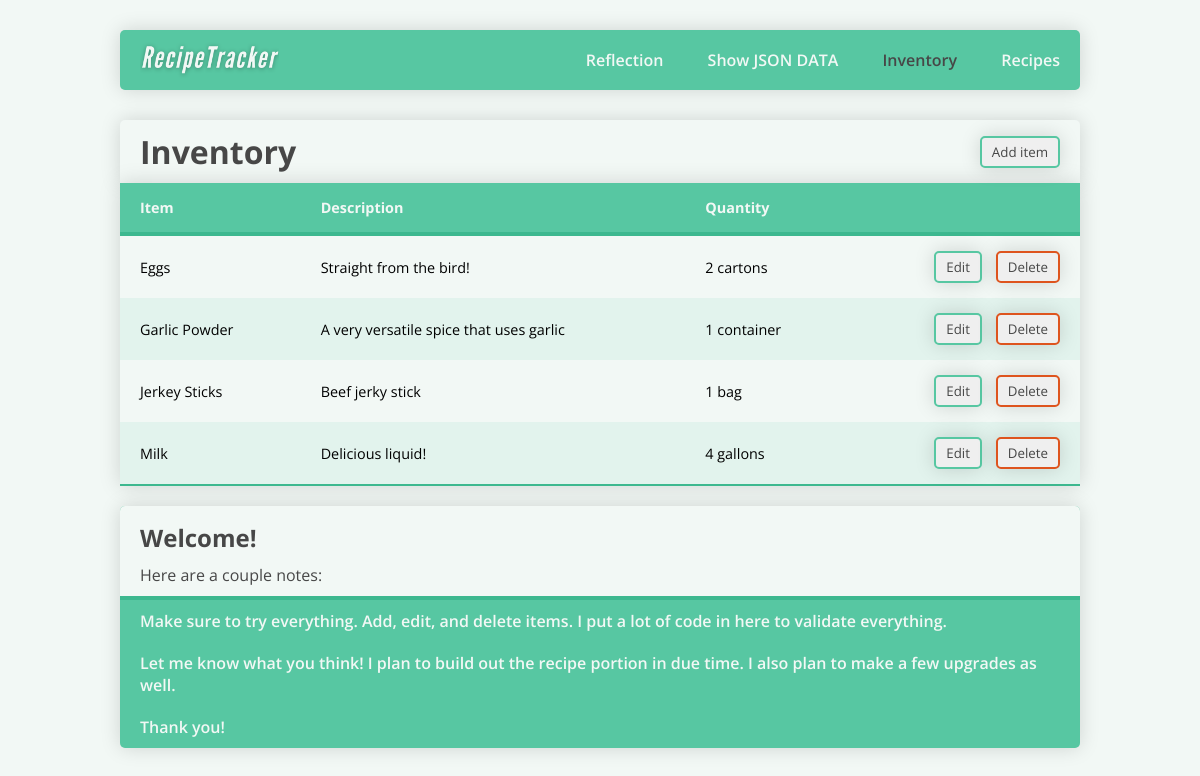
The page /termProject/index.php on the database its author committed.
### tables this page shows
CREATE TABLE `ingredient` (
  `ingredientID` int(6) unsigned NOT NULL AUTO_INCREMENT,
  `ingredientName` varchar(50) NOT NULL,
  `ingredientDescription` text NOT NULL,
  PRIMARY KEY (`ingredientID`)
);

CREATE TABLE `stock` (
  `stockID` int(6) unsigned NOT NULL AUTO_INCREMENT,
  `ingredientID` int(6) NOT NULL,
  `quantityInStock` varchar(25) NOT NULL,
  PRIMARY KEY (`stockID`)
);

### termProject/recipeTrackerLib.php (the view, shortened to what this page needs)
<?php
function displayInventory() {
  echo "<div class='inventoryHeader'>\n
      <h1>Inventory</h1>\n
      <button id='btnAddItem' class='edit' type='button' onclick='addInventoryRow()'>Add item</button>\n
    </div>\n";
  global $conn;
        $sql = "SELECT ingredient.ingredientName AS 'Item',
          ingredient.ingredientDescription AS 'Description',
          stock.quantityInStock AS 'Quantity'
          FROM ingredient
          LEFT JOIN stock
          ON ingredient.ingredientID = stock.ingredientID
          ORDER BY ingredientName";
        $result = $conn->query($sql);
  if ($result->num_rows > 0) {
    echo "<form id='inventoryForm' action='index.php' method='POST'>\n";
    echo "<table id='inventoryTable' class='inventoryTable'>\n";
    $heading = $result->fetch_assoc( );
    echo "<thead>\n<tr>\n";
    foreach($heading as $key=>$value){
      echo "<th>" . $key . "</th>\n";
    }
    echo "<th></th>\n";
    echo "</tr>\n</thead>\n<tbody>\n";
    echo "<tr>\n";
    foreach($heading as $key=>$value){
      echo "<td>" . $value . "</td>\n";
    }
    echo "<td class='tableButton'><button class='edit' type='button' onclick='addInputTags(this)'>Edit</button>
    <button class='delete' type='button' onclick='doubleCheck(this)'>Delete</button></td>\n";
    echo "</tr>\n";
    while($row = $result->fetch_assoc()) {
      echo "<tr>\n";
      foreach($row as $key=>$value) {
        echo "<td>" . $value . "</td>\n";
      }
      echo "<td class='tableButton'><button class='edit' type='button' onclick='addInputTags(this)'>Edit</button>
      <button class='delete' type='button' onclick='doubleCheck(this)'>Delete</button></td>\n";
      echo "</tr>\n";
    }
    echo "</tbody>\n</table>\n";
    echo "</form>";
  } else {
      echo "<strong>zero results using SQL: </strong>" . $sql;
  }
}
?>

### termProject/index.php (shortened to what this page needs)
<!DOCTYPE html>
<html lang="en">
<head>
  <link rel="stylesheet" type="text/css" href="css/indexStyle.css">
<?php
  require_once(getcwd( ) . "/recipeTrackerLib.php");
?>
</head>
<body>
  <div class="frame">
    <header>
      <a id="logo" href="#"><img src="graphic/logo.png" alt="logo"></a>
      <nav>
        <ul class="navLinks">
          <li><a href="reflection.html">Reflection</a></li>
          <li><a id="showJSONData" href="showJSONData.php">Show JSON DATA</a></li>
          <li><a id="navInventory" class="active" onclick="showInventory()" href="#">Inventory</a></li>
          <li><a id="navRecipes" onclick="showRecipes()" href="#">Recipes</a></li>
        </ul>
      </nav>
    </header>
    <main>
      <div id="inventory"><?php displayInventory(); ?></div>
    </main>
    <footer>
        <h2>Welcome!</h2>
        <p>Here are a couple notes:</p>
        <ul>
          <li>Make sure to try everything. Add, edit, and delete items. I put a lot of code in here to validate everything.</li>
          <li>Let me know what you think! I plan to build out the recipe portion in due time. I also plan to make a few upgrades as well.</li>
          <li>Thank you!</li>
        </ul>
    </footer>
  </div>
</body>
</html>

### termProject/css/indexStyle.css (style rules this page uses)
* { box-sizing: border-box; margin: 0; padding: 0; font-family: 'Open Sans', sans-serif; }
li, a { font-weight: 600; font-size: 16px; text-decoration: none; color: #F2F8F5; }
a.active { color: #474747; }
header { display: flex; justify-content: flex-end; align-items: center; background-color: #57C7A2; margin-bottom: 30px; box-shadow: 0 0 20px rgba(0, 0, 0, 0.15); border-radius: 5px; height: 60px; }
#logo { margin-right: auto; }
img { height: 60px; padding: 5px 0 5px 20px; }
.navLinks { list-style: none; }
.navLinks li { display: inline-block; padding: 0px 20px; }
header a { transition: all 0.3s ease 0s; }
.frame { padding: 30px 10%; margin: auto; background-color: #F2F8F5; max-width: 1800px; min-width: 1200px; }
button { cursor: pointer; padding: 5px 10px; margin-left: 10px; border: none; border-radius: 5px; box-shadow: 0 0 20px rgba(0, 0, 0, 0.15); color: #474747; transition: all 0.3s ease 0s; }
button.edit { border: 2px solid #57C7A2; }
button.delete { border: 2px solid #DE541E; }
.inventoryHeader { display: flex; justify-content: flex-end; align-items: center; background-color: #F2F8F5; color: #474747; padding: 10px 20px; box-shadow: 0 0 20px rgba(0, 0, 0, 0.15); border-radius: 5px 5px 0 0; }
.inventoryHeader h1 { margin-right: auto; }
.inventoryTable { border-collapse: collapse; font-size: 0.9em; width: 100%; min-width: 400px; box-shadow: 0 0 20px rgba(0, 0, 0, 0.15); overflow: hidden; }
.inventoryTable thead tr { background-color:#57C7A2; border-bottom: 4px solid #3DB88F; color:#F2F8F5; text-align: left; font-weight: bold; }
.tableButton { text-align: right; }
.inventoryTable tbody tr:nth-of-type(even) { background-color: rgba(87, 199, 162, .1); }
.inventoryTable tbody tr:last-of-type { border-bottom: 2px solid #3DB88F; }
.inventoryTable th, .inventoryTable td { padding: 15px 20px; }
footer { background-color: #57C7A2; margin-top: 20px; border-radius: 5px; box-shadow: 0 0 20px rgba(0, 0, 0, 0.15); }
footer li { list-style: none; padding: 10px 20px; }
footer h2 { background-color: #F2F8F5; padding: 15px 20px 0 20px; overflow: hidden; border-radius: 5px 5px 0 0; color: #474747; }
footer p, p { background-color: #F2F8F5; padding: 10px 20px; color: #474747; border-bottom: 4px solid #3DB88F; }

### rows shown on the page
ingredient: ingredientName "Eggs", ingredientDescription "Straight from the bird!"
stock: quantityInStock "2 cartons"
stock: ingredientID.ingredientName "Garlic Powder", ingredientID.ingredientDescription "A very versatile spice that uses garlic", quantityInStock "1 container"
stock: ingredientID.ingredientName "Jerkey Sticks", ingredientID.ingredientDescription "Beef jerky stick", quantityInStock "1 bag"
stock: ingredientID.ingredientName "Milk", ingredientID.ingredientDescription "Delicious liquid!", quantityInStock "4 gallons"

### other values the page prints
$key "Item"
$key "Description"
$key "Quantity"
